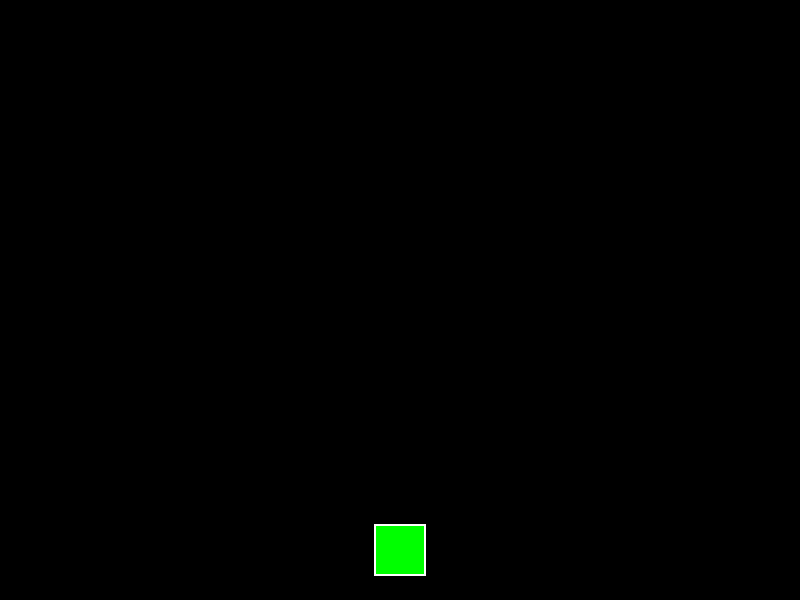
Frame 1 (no input)
Frame 60 (no input): identical to frame 1, image omitted
Frame 120 (the mouse pressed at the canvas centre since frame 60): identical to frame 1, image omitted

The p5.js sketch that drew this single still picture (run headless with seeded random() and noise() and a simulated clock; from frame 60 on, the mouse is pressed at the canvas centre):

// p5.js sketch
// ── sketch.js
/// <reference path="./libraries/p5.global-mode.d.ts" />


var on = false;
var click = false;

var stopX = 0;
var stopY = 0;

function setup() {
	createCanvas(800, 600);
}

function draw() {
	background(0);
	rectMode(CENTER);
	stroke(255);
	strokeWeight(2);
	fill(0, 255, 0);


	if (on && click) {
		//do something


		strokeWeight(3);
		stroke(255);

		for (var x = 50; x <= stopX; x += 50) {
			for (var y = 50; y <= stopY; y += 50) {
				fill(random(255), random(255), random(255));
				ellipse(x, y, 25, 25);

				fill(255, 0, 0);
				rect(400, 550, 50, 50);
			}
		}
	}else if (on){
		for (var x = 50; x <= mouseX && width; x += 50) {
			for (var y = 50; y <= mouseY && height; y += 50) {
				fill(random(255), random(255), random(255));
				ellipse(x, y, 25, 25);

				fill(255, 0, 0);
				rect(400, 550, 50, 50);
			}
		}

	}else if (!on && click){
		click = false
	}
	
	
	else {
	background(0);
}

rect(400, 550, 50, 50);


//console.log(mouseX, mouseY);
}

function mousePressed() {
	if (mouseX > 370 && mouseX < 425 && mouseY > 525 && mouseY < 575) {
		on = !on;
	} else {
		click = true
		stopX = mouseX;
		stopY = mouseY;
	}
}
